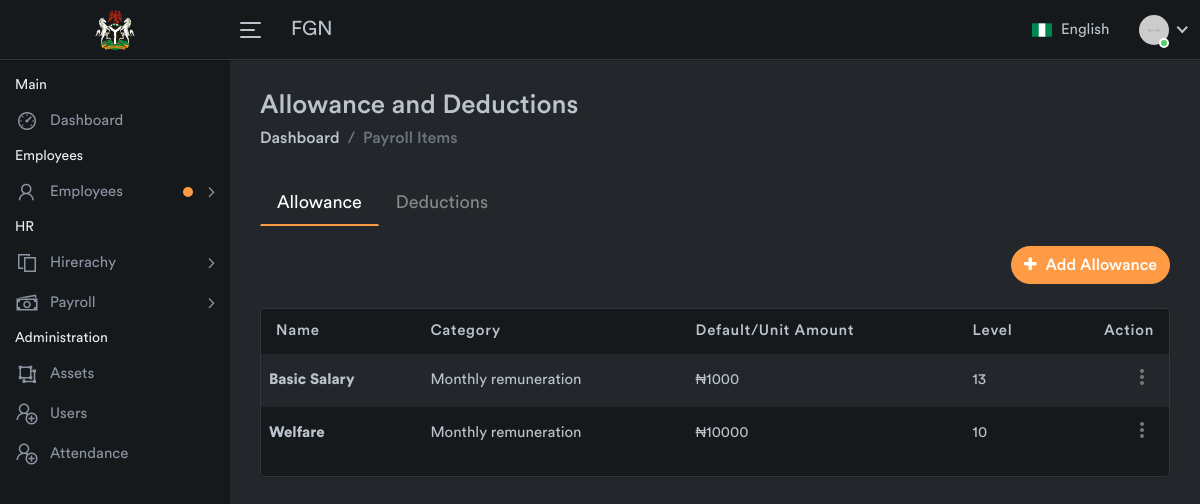
Page /allawance.php on the committed database.
### tables this page shows
CREATE TABLE IF NOT EXISTS `allawance` (
  `id` int(6) NOT NULL AUTO_INCREMENT,
  `name` varchar(255) NOT NULL,
  `category` varchar(255) NOT NULL,
  `amount` int(255) NOT NULL,
  `level` int(11) NOT NULL,
  PRIMARY KEY (`id`)
);

### class.php (called while the page is built, shortened)
<?php
class major{
	public $connect;
	public $query;
	function __construct()
	{
		$this->connect = new PDO("mysql:host=localhost;dbname=fgnpayroll", "root", "");
	}
	function get_result()
	{
		return $this->connect->query($this->query, PDO::FETCH_ASSOC);
	}
}
?>

### allawance.php (the view, shortened to what this page needs)
<?php
include('class.php');
include('include/header.php');
$object = new major;
?>
<?php include('include/nav.php') ?>
<?php include('include/sidenav.php') ?>
<div class="page-wrapper">
    <div class="content container-fluid">
        <div class="page-header">
            <div class="row align-items-center">
                <div class="col">
                    <h3 class="page-title">Allowance and Deductions</h3>
                    <ul class="breadcrumb">
                        <li class="breadcrumb-item"><a href="index.php">Dashboard</a></li>
                        <li class="breadcrumb-item active">Payroll Items</li>
                    </ul>
                </div>
            </div>
        </div>
        <div class="page-menu">
            <div class="row">
                <div class="col-sm-12">
                    <ul class="nav nav-tabs nav-tabs-bottom">
                        <li class="nav-item">
                            <a class="nav-link active" data-toggle="tab" href="#tab_additions">Allowance</a>
                        </li>
                        <li class="nav-item">
                            <a class="nav-link" data-toggle="tab" href="#tab_deductions">Deductions</a>
                        </li>
                    </ul>
                </div>
            </div>
        </div>
        <div class="tab-content">
            <div class="tab-pane show active" id="tab_additions">
                <div class="text-right mb-4 clearfix">
                    <button class="btn btn-primary add-btn" type="button" data-toggle="modal"
                        data-target="#add_addition"><i class="fa fa-plus"></i> Add Allowance</button>
                </div>
                <div class="payroll-table card">
                    <div class="table-responsive">
                        <table class="table table-striped custom-table datatable">
                            <thead>
                                <tr>
                                    <th>Name</th>
                                    <th>Category</th>
                                    <th>Default/Unit Amount</th>
									<th>Level</th>
                                    <th class="text-right">Action</th>
                                </tr>
                            </thead>
                            <tbody>
                                <?php
$object->query="
SELECT * FROM allawance
";
$object->execute();
$res = $object->get_result();
foreach($res as $row){
?>
                                <tr>
                                    <th><?php echo $row['name'] ?></th>
                                    <td><?php echo $row['category'] ?></td>
                                    <td>₦<?php echo $row['amount'] ?></td>
									<td><?php echo $row['level'] ?></td>
                                    <td class="text-right">
                                        <div class="dropdown dropdown-action">
                                            <a href="#" class="action-icon dropdown-toggle" data-toggle="dropdown"
                                                aria-expanded="false"><i class="material-icons">more_vert</i></a>
                                        </div>
                                    </td>
                                </tr>
                                <?php
}
?>
                            </tbody>
                        </table>
                    </div>
                </div>
            </div>
        </div>
    </div>
</div>
<?php include('include/footer.php') ?>

### rows in the picture
allawance: name "Basic Salary", category "Monthly remuneration", amount "1000", level "13"
allawance: name "Welfare", category "Monthly remuneration", amount "10000", level "10"
